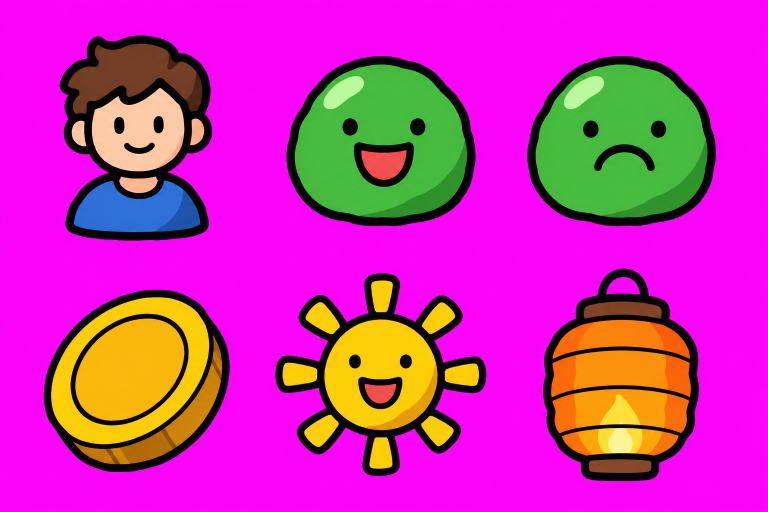
#> input picture tools/_gen/s1/sheet.png, 1536 x 1024 px (shown at 1/2 size)
$ python slice_icons.py
#> lines starting #> are read from the running program, lines starting #| are printed output that depends on the picture; after the words box and inside, x2 and y2 are one past the last pixel; in counts of white or black regions, pixels touching at a corner belong together
#> in process, im is the input picture: PIL image 1536x1024 RGB; mean R, G, B 200.2, 48, 168.5
"""Slice Codex sprite sheets (magenta bg) into transparent 256px icons. Usage: python slice_icons.py"""
import numpy as np, json, os, sys
from PIL import Image
from scipy import ndimage

HERE = os.path.dirname(os.path.abspath(__file__))
OUT = os.path.join(HERE, "..", "public", "ui", "icons")
TIGHT = {"keywide", "keycluster", "pad_start", "keysmall", "mouse", "key"}
SHEETS = {
  "s1": ["people","happy","sad","coin","sun","lantern"],
  "s2": ["moon","check","cross","speaker","gear","crown"],
  "s3": ["house","vault","jar","crystal","hammer","chart"],
  "s4": ["chest","card","shield","tree","book","cottage"],
  "s5": ["owl","star","bulb","basket","scroll","heart"],
  "s6": ["calendar","purse","warning","bed","egg","note"],
  "s7": ["bread","milk","carrots","cabbage","apples","eggs"],
  "s8": ["cheese","medicine","candles","fish","cookie","tea"],
  "s9": ["cake","sundae","donuts","candy","juice","repeat"],
  "s10": ["plus","minus","box","boxchecked","sparkle","tap"],
  "s11": ["key","keywide","keycluster","mouse","touch","keysmall"],
  "s12": ["pad_a","pad_b","pad_x","pad_y","pad_start","pad_stick"],
}

def key_alpha(rgb):
    a = rgb.astype(np.float32)
    r, g, b = a[..., 0], a[..., 1], a[..., 2]
    m = np.minimum(r, b) - g           # magenta-ness
    alpha = 1 - np.clip((m - 60) / 140, 0, 1)
    # decontaminate fringe
    al = np.clip(alpha, 0.02, 1)[..., None]
    M = np.array([255, 0, 255], np.float32)
    out = (a - (1 - al) * M) / al
    return np.clip(out, 0, 255).astype(np.uint8), alpha

def process(path):
    im = Image.open(path).convert("RGB")
    rgb, alpha = key_alpha(np.array(im))
    rgba = np.dstack([rgb, (alpha * 255).astype(np.uint8)])
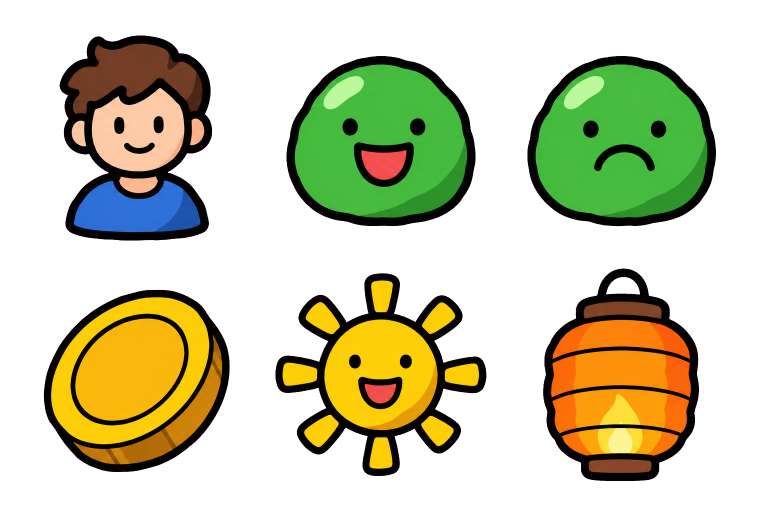
#> rgba: shape (1024, 1536, 4) (shown at 1/2 size); mean R, G, B, A 72.2, 173.1, 16.4, 96.9; transparent parts drawn white
    return rgba, alpha

def trim_square(rgba, size, pad=0.08):
    ys, xs = np.where(rgba[..., 3] > 8)
    c = rgba[ys.min():ys.max()+1, xs.min():xs.max()+1]
    h, w = c.shape[:2]; s = int(max(h, w) / (1 - 2 * pad))
    canvas = Image.new("RGBA", (s, s), (0, 0, 0, 0))
    canvas.paste(Image.fromarray(c), ((s - w) // 2, (s - h) // 2))
    return canvas.resize((size, size), Image.LANCZOS)

if __name__ == "__main__":
    os.makedirs(OUT, exist_ok=True)
    done = []
    for sh, names in SHEETS.items():
        p = os.path.join(HERE, "_gen", sh, "sheet.png")
        if not os.path.exists(p): print("missing", sh); continue
        rgba, alpha = process(p)
        mask = ndimage.binary_dilation(alpha > 0.5, iterations=22)
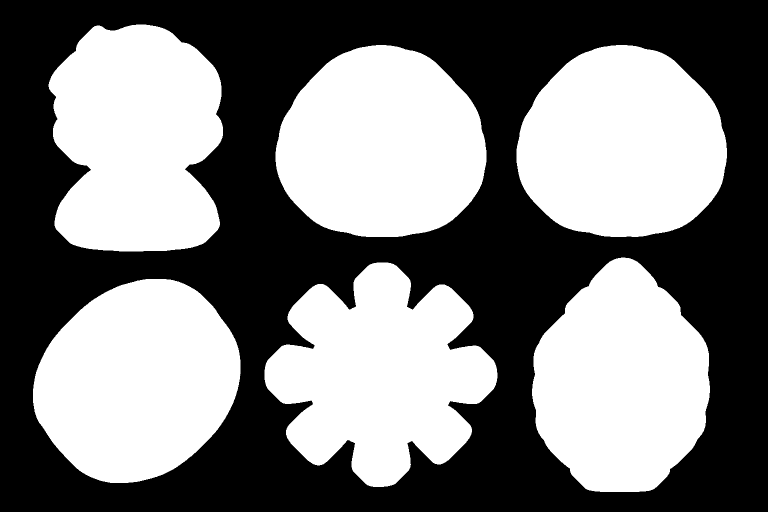
#> mask: shape (1024, 1536) bool (shown at 1/2 size); 48.7% white; 6 white regions, box (x1, y1, x2, y2) and area: (529, 525, 995, 974) 132624, (97, 49, 446, 503) 129310, (66, 558, 481, 966) 126910, (1033, 90, 1454, 474) 126664, (551, 90, 973, 474) 126519, (1064, 515, 1420, 984) 123183
        lab, n = ndimage.label(mask)
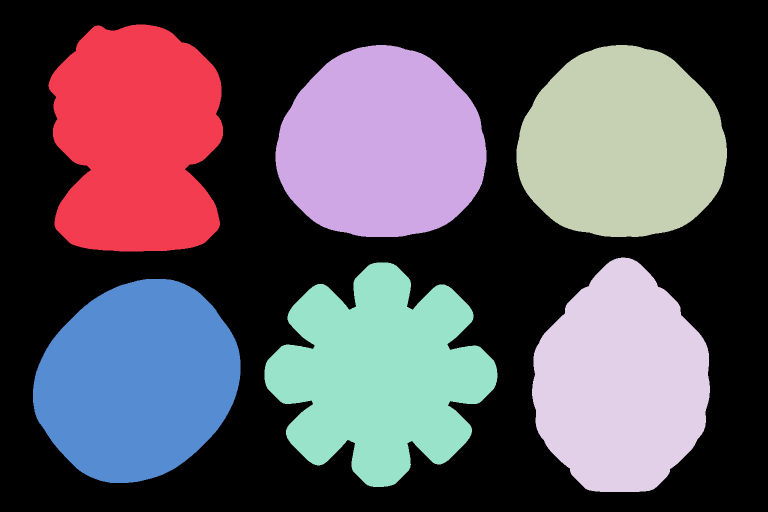
#> lab: shape (1024, 1536) int32 (shown at 1/2 size); 7 distinct labels, from 0 to 6; one colour per label, 0 black
#> n = 6
        objs = ndimage.find_objects(lab)
#> objs = 6 items
        boxes = [(o, (o[0].start + o[0].stop) / 2, (o[1].start + o[1].stop) / 2, i + 1) for i, o in enumerate(objs)]
#> boxes = 6 items
        boxes = [b for b in boxes if (b[0][0].stop - b[0][0].start) > 60]
        print(sh, "components:", len(boxes))
#| s1 components: 6
        # sort rows (by y centre bucket) then x
        h = rgba.shape[0]; rows = sorted(boxes, key=lambda b: b[1])
#> after `h = rgba.shape[0]`: h = 1024
#> after `rows = sorted(boxes, key=lambda b: b[1])`: rows = 6 items
        half = len(rows) // 2 if len(rows) > 3 else len(rows)
#> half = 3
        r1 = sorted(rows[:half], key=lambda b: b[2]); r2 = sorted(rows[half:], key=lambda b: b[2])
#> after `r1 = sorted(rows[:half], key=lambda b: b[2])`: r1 = 3 items
#> after `r2 = sorted(rows[half:], key=lambda b: b[2])`: r2 = 3 items
        for (o, _, _, lid), name in zip(r1 + r2, names):
            sub = rgba[o].copy()
            sub[..., 3] = np.where(lab[o] == lid, sub[..., 3], 0) if False else sub[..., 3]
            if name in TIGHT:
                ys, xs = np.where(sub[..., 3] > 8); c = Image.fromarray(sub[ys.min():ys.max()+1, xs.min():xs.max()+1])
                for k, hh in ((1, 64), (2, 128), (3, 192)):
                    c.resize((round(c.width * hh / c.height), hh), Image.LANCZOS).save(os.path.join(OUT, f"{name}@{k}x.png"))
                c.resize((round(c.width * 128 / c.height), 128), Image.LANCZOS).save(os.path.join(OUT, name + ".png")); done.append(name); continue
            img = trim_square(sub, 288)
            img.resize((256, 256), Image.LANCZOS).save(os.path.join(OUT, name + ".png"))
            for k, px in ((1, 96), (2, 192), (3, 288)):
                img.resize((px, px), Image.LANCZOS).save(os.path.join(OUT, f"{name}@{k}x.png"))
            done.append(name)
#> this loop made 6 passes
#> (lid, name, h in trim_square, w in trim_square, s in trim_square) on passes 1 to 6: (1, 'people', 411, 306, 489), (2, 'happy', 341, 379, 451), (3, 'sad', 341, 378, 450), (6, 'coin', 365, 373, 444), (5, 'sun', 406, 423, 503), (4, 'lantern', 425, 312, 505)
#> pass 1, in trim_square, `c = rgba[ys.min():ys.max()+1, xs.min():xs.max()+1]`:
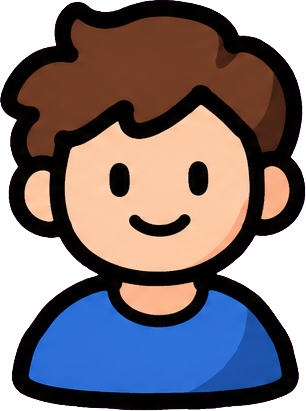
#> c: shape (411, 306, 4); mean R, G, B, A 82.2, 105.4, 71.2, 202.8; transparent parts drawn white
#> pass 1, `img = trim_square(sub, 288)`:
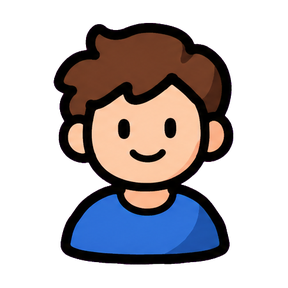
#> img: PIL image 288x288 RGBA; mean R, G, B, A 40.6, 34.9, 37.5, 106.7; transparent parts drawn white
#> after the loop:
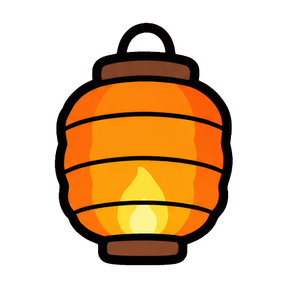
#> img: PIL image 288x288 RGBA; mean R, G, B, A 64, 36, 6.1, 96.8; transparent parts drawn white
#> after the loop:
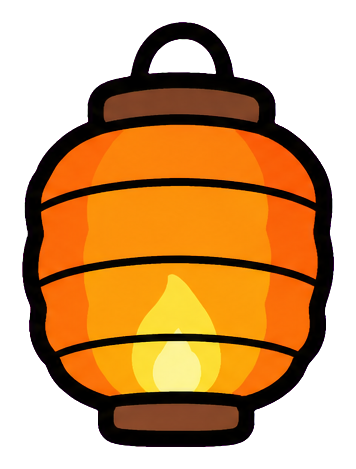
#> sub: shape (469, 356, 4); mean R, G, B, A 115.2, 141.1, 10.1, 147.8; transparent parts drawn white
#> after the loop, done = ['people', 'happy', 'sad', 'coin', 'sun', 'lantern']
    done = sorted(done)
    json.dump(sorted(done), open(os.path.join(OUT, "index.json"), "w"))
    print(len(done), "icons")
